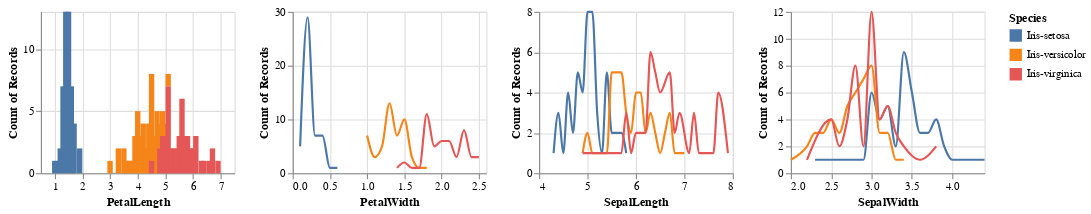

The notebook cell this image was saved under:
### Code cell
line1 = alt.Chart(iris).mark_bar(interpolate='monotone').encode(
    x='PetalLength:Q',
    y='count(PetalLength):Q',
    color='Species:N',
    # facet=alt.Facet('Species:N', title=None)
).properties(width=180, height=150)

line2 = alt.Chart(iris).mark_line(interpolate='monotone').encode(
    x='PetalWidth:Q',
    y='count(PetalWidth):Q',
    color='Species:N',
    # facet=alt.Facet('Species:N', title=None)
).properties(width=180, height=150)

line3 = alt.Chart(iris).mark_line(interpolate='monotone').encode(
    x='SepalLength:Q',
    y='count(SepalLength):Q',
    color='Species:N',
    # facet=alt.Facet('Species:N', title=None)
).properties(width=180, height=150)

line4 = alt.Chart(iris).mark_line(interpolate='monotone').encode(
    x='SepalWidth:Q',
    y='count(SepalWidth):Q',
    color='Species:N',
    # facet=alt.Facet('Species:N', title=None)
).properties(width=180, height=150)

alt.hconcat(line1,line2,line3,line4)

### Figure 1 — Vega-Lite specification as saved in the notebook (floating-point values rounded to 4 significant figures; data arrays with more than 128 entries replaced by an {"elided": "..."} marker saying what was removed)
{"config": {"view": {"continuousWidth": 400, "continuousHeight": 300}}, "hconcat": [{"mark": {"type": "bar", "interpolate": "monotone"}, "encoding": {"color": {"type": "nominal", "field": "Species"}, "x": {"type": "quantitative", "field": "PetalLength"}, "y": {"type": "quantitative", "aggregate": "count", "field": "PetalLength"}}, "height": 150, "width": 180}, {"mark": {"type": "line", "interpolate": "monotone"}, "encoding": {"color": {"type": "nominal", "field": "Species"}, "x": {"type": "quantitative", "field": "PetalWidth"}, "y": {"type": "quantitative", "aggregate": "count", "field": "PetalWidth"}}, "height": 150, "width": 180}, {"mark": {"type": "line", "interpolate": "monotone"}, "encoding": {"color": {"type": "nominal", "field": "Species"}, "x": {"type": "quantitative", "field": "SepalLength"}, "y": {"type": "quantitative", "aggregate": "count", "field": "SepalLength"}}, "height": 150, "width": 180}, {"mark": {"type": "line", "interpolate": "monotone"}, "encoding": {"color": {"type": "nominal", "field": "Species"}, "x": {"type": "quantitative", "field": "SepalWidth"}, "y": {"type": "quantitative", "aggregate": "count", "field": "SepalWidth"}}, "height": 150, "width": 180}], "data": {"name": "data-17573b73165b324fe49516a27bcc2ed5"}, "$schema": "https://vega.github.io/schema/vega-lite/v4.8.1.json", "datasets": {"data-17573b73165b324fe49516a27bcc2ed5": {"elided": "150 records"}}}
